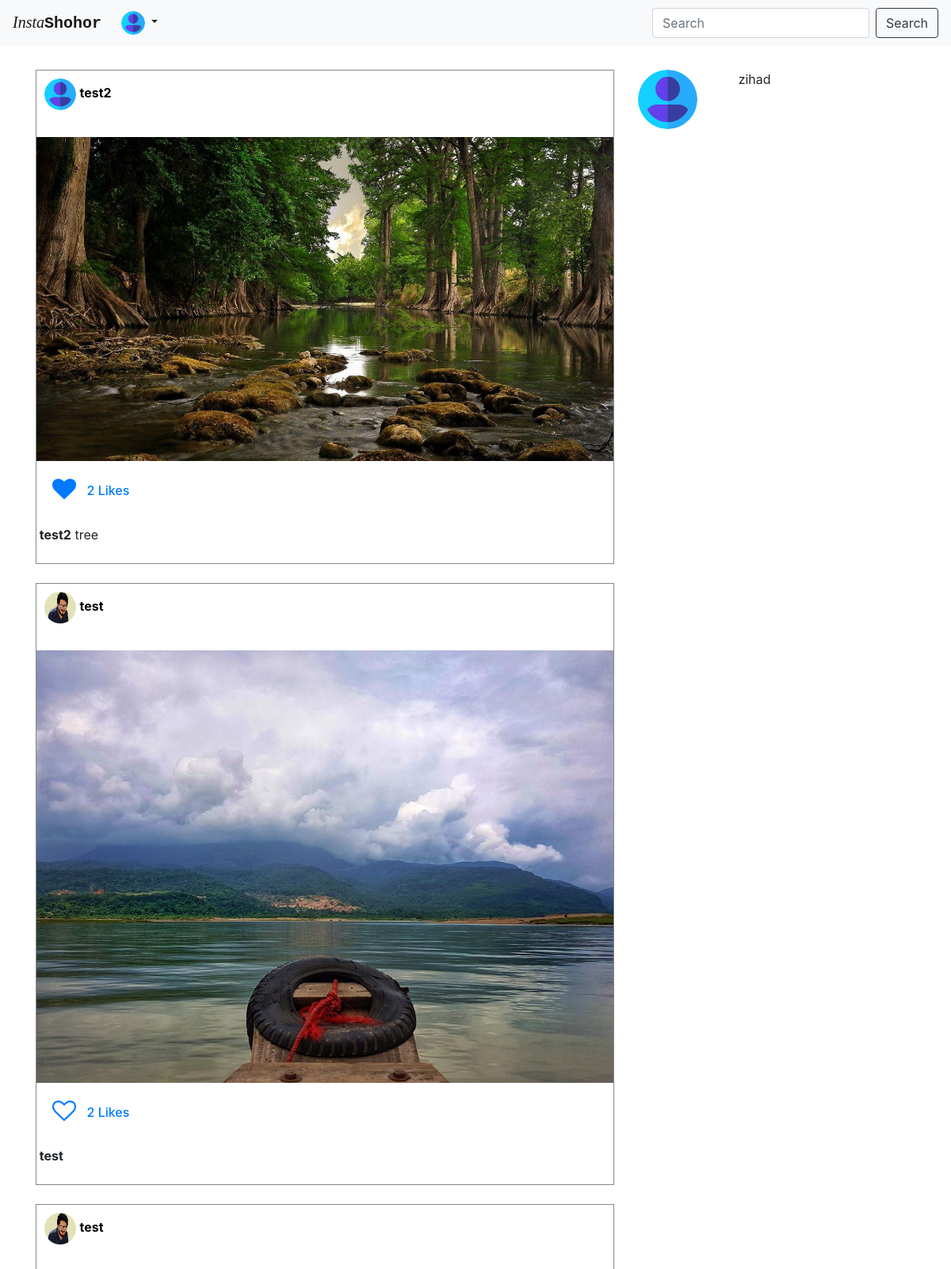
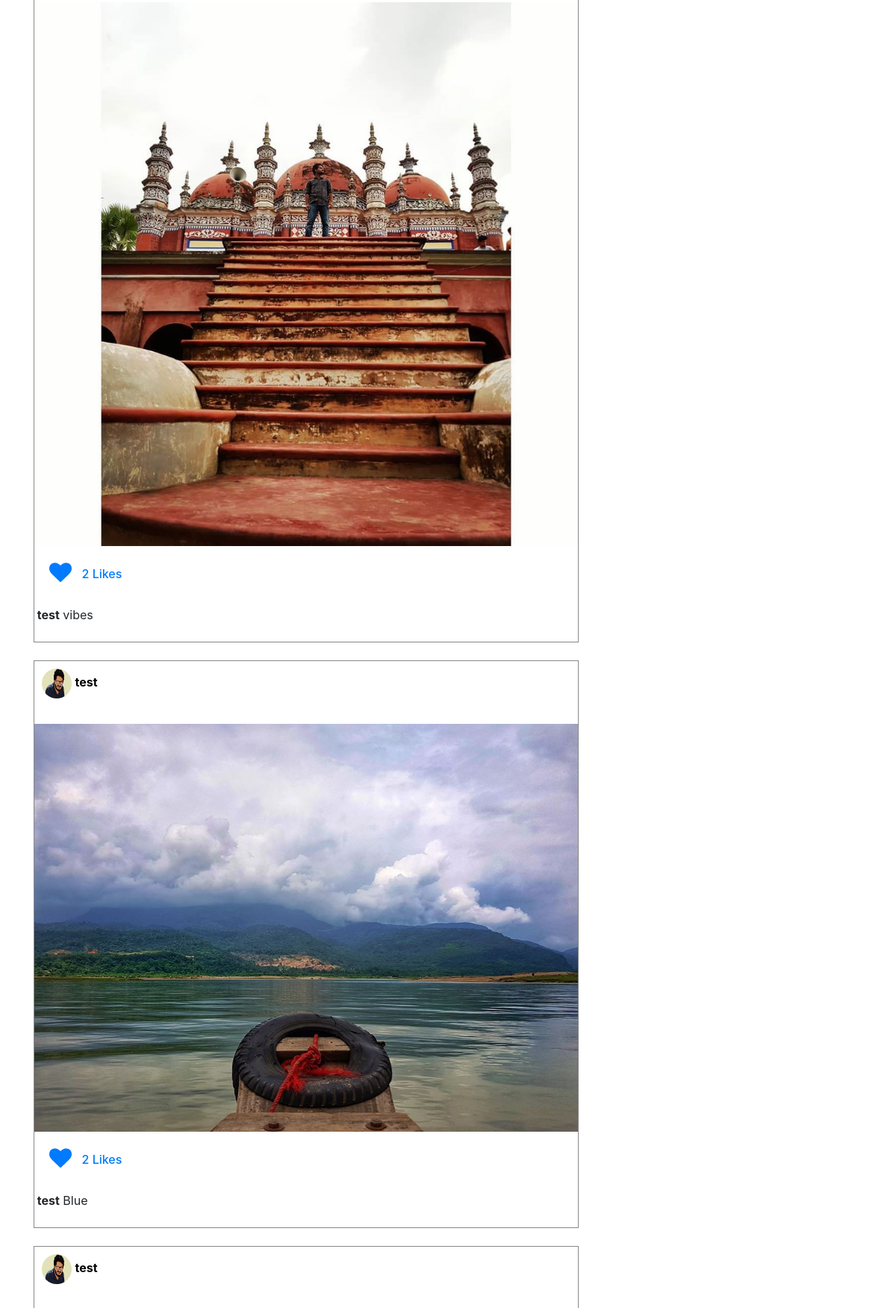
Screenshot of /post/ (signed in, upper part) with the database file from the repository (2 pictures, top to bottom).
### App_Posts/models.py (models this page shows)
class Post(models.Model):
    author = models.ForeignKey(User, on_delete=models.CASCADE, related_name='post')
    image = models.ImageField(upload_to='post_image')
    caption = models.TextField(max_length=260, blank=True)
    upload_date = models.DateTimeField(auto_now_add=True)
    update_date = models.DateTimeField(auto_now=True)
    class Meta:
        ordering = ['-upload_date',]

### App_Login/models.py (models this page shows)
class UserProfile(models.Model):
    user = models.OneToOneField(User, on_delete=models.CASCADE, related_name='user_profile')
    profile_pic = models.ImageField(upload_to='profile_pics', blank=True)
    full_name = models.CharField(max_length=260, blank=True)
    dob = models.DateField(blank=True, null=True)
    website = models.URLField(blank=True)
    facebook = models.URLField(blank=True)
    bio = models.TextField(max_length=260 ,blank=True)

### App_Posts/views.py (the view)
# urls.py: path('', views.home, name='home'),
@login_required
def home(request):
    following_list = Follow.objects.filter(follower=request.user)
    posts = Post.objects.filter(author__in=following_list.values_list('following'))
    liked_post = Like.objects.filter(user=request.user)
    liked_post_list= liked_post.values_list('post', flat=True)
    if request.method == 'GET':
        search = request.GET.get('search', '')
        result = User.objects.filter(username__icontains=search)
    return render(request, 'App_Posts/home.html', context={'title':"Posts", 'search':search, 'result':result, 'posts':posts, 'liked_post_list':liked_post_list})

### templates/App_Posts/home.html (shortened to what this page needs)
{% extends 'navbar.html' %}
{% block body_block %}
{% if search %}
    {% for user in result %}
    <div class="row">
        <div class="col-sm-2">
        {% if user.user_profile.profile_pic %}
        <img src="/media/{{user.user_profile.profile_pic}}" width="75px" height="75px" class="rounded-circle">
        {% else %}
        <img src="/media/default.png" width="75px" height="75px" class="rounded-circle">
        {% endif %}
        </div>
        <div class="col-sm-10">
            <a href="{% url 'App_Login:user' username=user.username %}">{{user.username}}</a>
            <br>
            {{user.user_profile.full_name}}
        </div>
    </div>
    <br>
    {% endfor %}
{% else %}
<div class="row">
    <div class="col-sm-8">
        {% for post in posts %}
            <div style="border: 1px solid #888888;">
                <div style="padding: 10px;">
                {% if post.author.user_profile.profile_pic %}
                <img src="/media/{{post.author.user_profile.profile_pic}}" width="40px" height="40px" class="rounded-circle">
                {% else %}
                <img src="/media/default.png" width="40px" height="40px" class="rounded-circle">
                {% endif %}
                <b><a href="{% url 'App_Login:user' username=post.author %}" style="color: black;">{{post.author}}</a></b>
                </div>
                <br>
                <img src="/media/{{post.image}}" width="100%">
                <div style="padding: 20px">
                    {% if post.pk in liked_post_list %}
                    <a href="{% url 'App_Posts:unliked' pk=post.pk %}"><i class="fa fa-heart" style="font-size:30px"></i></a>
                    {% else %}
                    <a href="{% url 'App_Posts:liked' pk=post.pk %}"><i class="fa fa-heart-o" style="font-size:30px"></i></a>
                    {% endif %}
                    <button type="button" class="btn btn-link btn-sm" data-toggle="modal" data-target="#ff">
                        <h6>{{post.liked_post.count}} Likes</h6>
                    </button>
                </div>
                <b>&nbsp;{{post.author}}</b>&nbsp;{{post.caption}}
                <br>
                <br>
            </div>
            <br>
        {% endfor %}
    </div>
    <div class="col-sm-4">
        <div class="row">
            <div class="col-sm-4">
            {% if user.user_profile.profile_pic %}
            <img src="/media/{{user.user_profile.profile_pic}}" width="75px" height="75px" class="rounded-circle">
            {% else %}
            <img src="/media/default.png" width="75px" height="75px" class="rounded-circle">
            {% endif %}
            </div>
            <div class="col-sm-8">
                {{user.username}}
                <br>
            </div>
        </div>
    </div>
</div>
{% endif %}
{% endblock %}

### templates/navbar.html (shortened to what this page needs)
<!DOCTYPE html>
{% load static %}
<html lang="en" dir="ltr">
<head>
  <link rel="stylesheet" href="https://maxcdn.bootstrapcdn.com/bootstrap/4.4.1/css/bootstrap.min.css">
  <link href="https://maxcdn.bootstrapcdn.com/font-awesome/4.7.0/css/font-awesome.min.css" rel="stylesheet">
</head>
<body>
  <nav class="navbar navbar-expand-lg navbar-light bg-light">
    <a class="navbar-brand" href="{% url 'App_Posts:home' %}"><i style="font-family: Comic Sans MS;">Insta</i><b style="font-family: Courier New;">Shohor</b></a>
    <div class="collapse navbar-collapse" id="navbarSupportedContent">
      <ul class="navbar-nav mr-auto">
        <li class="nav-item">
          <div class="dropdown">
            <button type="button" class="btn btn-light dropdown-toggle btn-sm" data-toggle="dropdown">
              {% if user.user_profile.profile_pic %}
              <img src="/media/{{user.user_profile.profile_pic}}" width="30px" height="30px" class="rounded-circle">
              {% else %}
              <img src="/media/default.png" width="30px" height="30px" class="rounded-circle">
              {% endif %}
            </button>
          </div>
        </li>
      </ul>
      <form method="GET" class="form-inline my-2 my-lg-0">
        <input class="form-control mr-sm-2" type="search" name="search" placeholder="Search" aria-label="Search">
        <button class="btn btn-outline-dark my-2 my-sm-0" type="submit">Search</button>
      </form>
    </div>
  </nav>
  <div class="container" style="padding-top:30px">
    {% block body_block %}
    {% endblock %}
  </div>
</body>
</html>

### rows the page displays
Post: author "test2", image (picture), liked_post.count "2", caption "tree"
Post: author.user_profile.profile_pic (picture), author "test", image (picture), liked_post.count "2"
Post: author.user_profile.profile_pic (picture), author "test", image (picture), liked_post.count "2", caption "vibes"
Post: author.user_profile.profile_pic (picture), author "test", image (picture), liked_post.count "2", caption "Blue"
Post: author.user_profile.profile_pic (picture), author "test"

### other values shown
{{ user.username }} "zihad"
